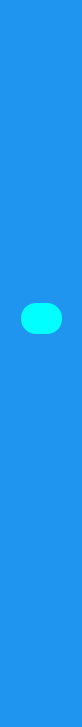
     <widget class="QWidget" name="icon_only_widget" native="true">
      <property name="maximumSize">
       <size>
        <width>80</width>
        <height>16777215</height>
       </size>
      </property>
      <property name="styleSheet">
       <string notr="true">QWidget{
	background-color: rgb(31, 149, 239);

}

QPushButton {
   color:white;
   height:30px;	
    border:none;
   border-radius:10px;

}
QPushButton:checked{
background-color: #F5FAFE;
color:#1F95EF;
font-weight:bold;
}</string>
      </property>
      <layout class="QVBoxLayout" name="verticalLayout_3">
       <item>
        <layout class="QHBoxLayout" name="horizontalLayout_3">
         <item>
          <widget class="QLabel" name="label">
           <property name="minimumSize">
            <size>
             <width>55</width>
             <height>55</height>
            </size>
           </property>
           <property name="maximumSize">
            <size>
             <width>55</width>
             <height>55</height>
            </size>
           </property>
           <property name="text">
            <string/>
           </property>
           <property name="pixmap">
            <pixmap resource="white/white.qrc">:/white/disc.svg</pixmap>
           </property>
           <property name="scaledContents">
            <bool>true</bool>
           </property>
          </widget>
         </item>
        </layout>
       </item>
       <item>
        <layout class="QVBoxLayout" name="verticalLayout">
         <property name="spacing">
          <number>15</number>
         </property>
         <property name="topMargin">
          <number>15</number>
         </property>
         <item>
          <widget class="QPushButton" name="dashboard_1">
           <property name="text">
            <string/>
           </property>
           <property name="icon">
            <iconset resource="white/white.qrc">
             <normaloff>:/white/grid.svg</normaloff>
             <normalon>:/icons2/grid.svg</normalon>:/white/grid.svg</iconset>
           </property>
           <property name="checkable">
            <bool>true</bool>
           </property>
           <property name="autoExclusive">
            <bool>true</bool>
           </property>
          </widget>
         </item>
         <item>
          <widget class="QPushButton" name="profile_1">
           <property name="text">
            <string/>
           </property>
           <property name="icon">
            <iconset resource="white/white.qrc">
             <normaloff>:/white/file-minus.svg</normaloff>
             <normalon>:/icons2/file-minus.svg</normalon>:/white/file-minus.svg</iconset>
           </property>
           <property name="checkable">
            <bool>true</bool>
           </property>
           <property name="autoExclusive">
            <bool>true</bool>
           </property>
          </widget>
         </item>
         <item>
          <widget class="QPushButton" name="messages_1">
           <property name="text">
            <string/>
           </property>
           <property name="icon">
            <iconset resource="white/white.qrc">
             <normaloff>:/white/database.svg</normaloff>
             <normalon>:/icons2/database.svg</normalon>:/white/database.svg</iconset>
           </property>
           <property name="checkable">
            <bool>true</bool>
           </property>
           <property name="autoExclusive">
            <bool>true</bool>
           </property>
          </widget>
         </item>
         <item>
          <widget class="QPushButton" name="notifications_1">
           <property name="text">
            <string/>
           </property>
           <property name="icon">
            <iconset resource="white/white.qrc">
             <normaloff>:/white/bell.svg</normaloff>
             <normalon>:/icons2/bell.svg</normalon>:/white/bell.svg</iconset>
           </property>
           <property name="checkable">
            <bool>true</bool>
           </property>
           <property name="autoExclusive">
            <bool>true</bool>
           </property>
          </widget>
         </item>
         <item>
          <widget class="QPushButton" name="settings_1">
           <property name="text">
            <string/>
           </property>
           <property name="icon">
            <iconset resource="white/white.qrc">
             <normaloff>:/white/info.svg</normaloff>
             <normalon>:/icons2/info.svg</normalon>:/white/info.svg</iconset>
           </property>
           <property name="checkable">
            <bool>true</bool>
           </property>
           <property name="autoExclusive">
            <bool>true</bool>
           </property>
          </widget>
         </item>
        </layout>
       </item>
       <item>
        <widget class="QWidget" name="widget_3" native="true">
         <property name="minimumSize">
          <size>
           <width>60</width>
           <height>35</height>
          </size>
         </property>
         <property name="maximumSize">
          <size>
           <width>39</width>
           <height>16777215</height>
          </size>
         </property>
         <property name="styleSheet">
          <string notr="true">QWidget{
	background-color: rgb(31, 149, 239);
color: white;
}</string>
         </property>
         <widget class="QPushButton" name="pushButton_21">
          <property name="geometry">
           <rect>
            <x>10</x>
            <y>0</y>
            <width>41</width>
            <height>31</height>
           </rect>
          </property>
          <property name="layoutDirection">
           <enum>Qt::LeftToRight</enum>
          </property>
          <property name="styleSheet">
           <string notr="true">QPushButton{
	background-color: rgb(0, 255, 255);
border-radius:15px;}
QPushButton:checked{
background-color: rgb(198, 200, 99);
color:#000000;
font-weight:bold;
}
</string>
          </property>
          <property name="text">
           <string/>
          </property>
          <property name="icon">
           <iconset resource="icons1/icons1.qrc">
            <normaloff>:/icons1/chevrons-up.svg</normaloff>
            <normalon>:/feathers/chevrons-down.svg</normalon>:/icons1/chevrons-up.svg</iconset>
          </property>
          <property name="checkable">
           <bool>true</bool>
          </property>
         </widget>
        </widget>
       </item>
       <item>
        <spacer name="verticalSpacer">
         <property name="orientation">
          <enum>Qt::Vertical</enum>
         </property>
         <property name="sizeHint" stdset="0">
          <size>
           <width>20</width>
           <height>342</height>
          </size>
         </property>
        </spacer>
       </item>
       <item>
        <widget class="QPushButton" name="pushButton_6">
         <property name="text">
          <string/>
         </property>
         <property name="icon">
          <iconset resource="white/white.qrc">
           <normaloff>:/white/power.svg</normaloff>:/white/power.svg</iconset>
         </property>
         <property name="checkable">
          <bool>true</bool>
         </property>
        </widget>
       </item>
      </layout>
     </widget>
